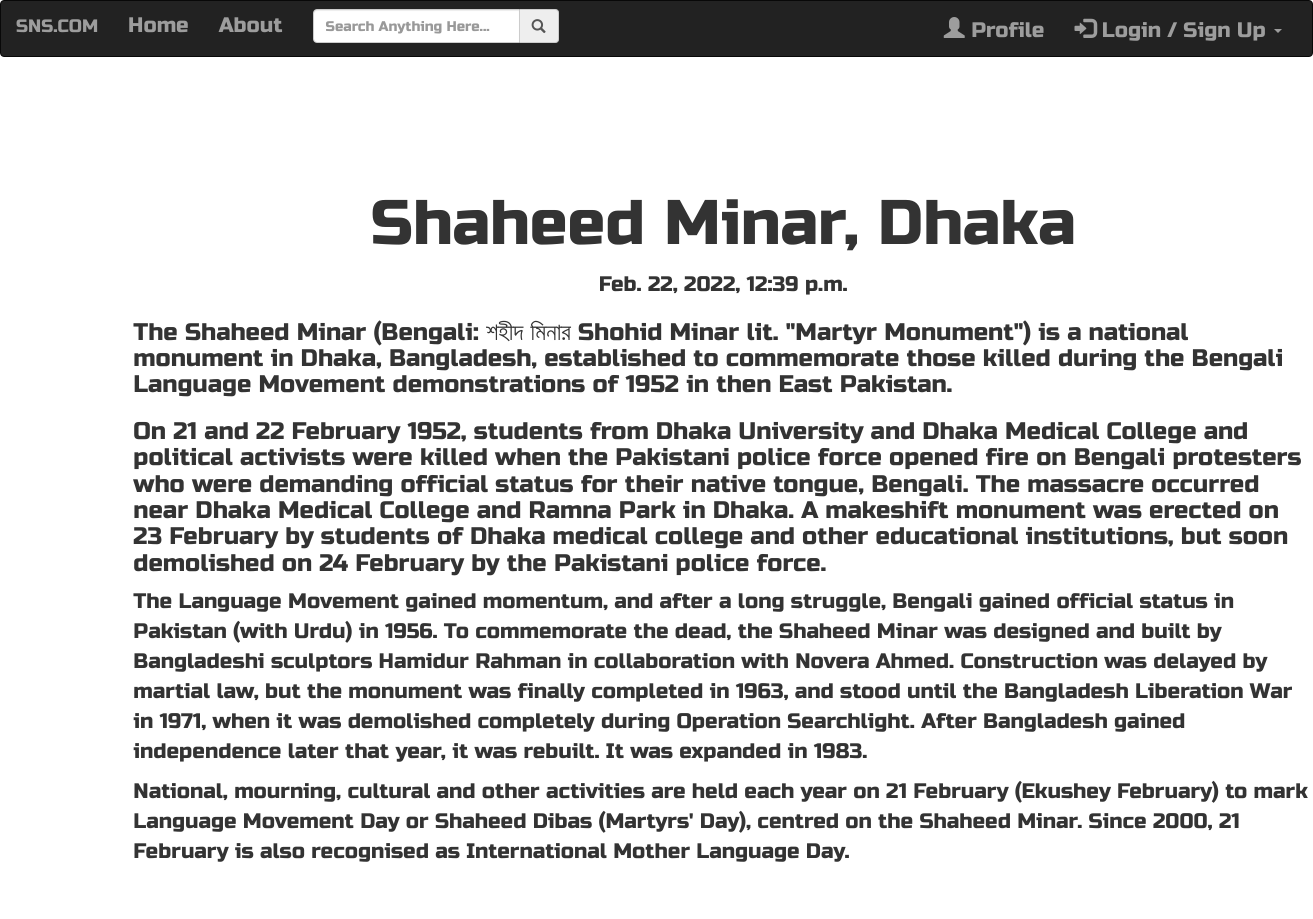
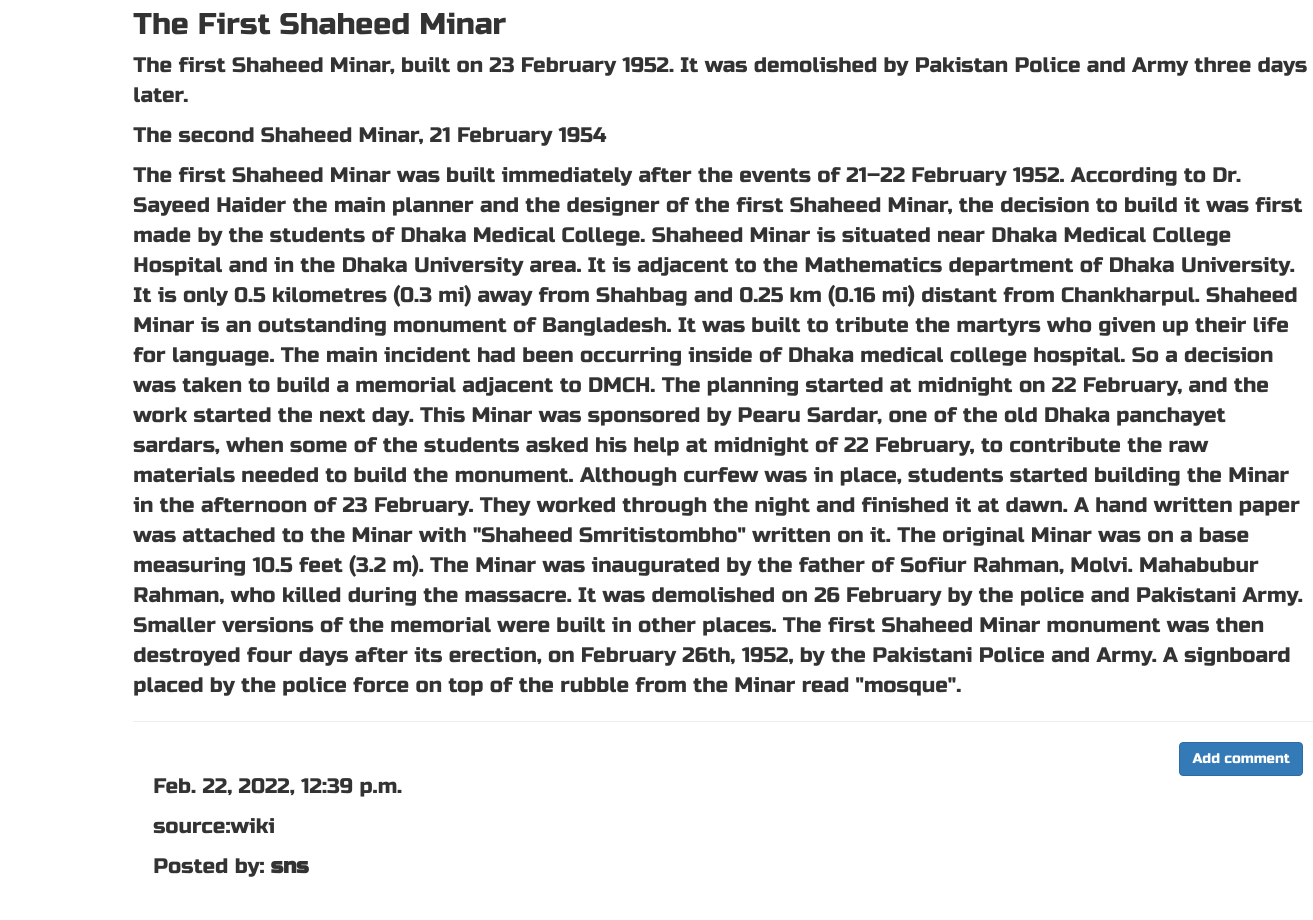
The page /post/8/ on the database its author committed (2 pictures, top to bottom).
### blog_app/models.py (models this page shows, shortened)
class Post(models.Model):
    author = models.ForeignKey('auth.User', on_delete=models.CASCADE)
    title = models.CharField(max_length=200)
    text = models.TextField()
    create_date = models.DateTimeField(default=timezone.now)
    published_date = models.DateTimeField(blank = True, null = True)

class Comment(models.Model):
    post = models.ForeignKey('blog_app.Post', related_name='comments', on_delete=models.CASCADE)
    author = models.CharField(max_length=200)
    text = models.TextField()
    create_date = models.DateTimeField(default=timezone.now)
    approved_comment = models.BooleanField(default=False)

### blog_app/views.py (the view)
# urls.py: path('post/<int:pk>/', views.PostDetailView.as_view(), name = 'detail_post'),
class PostDetailView(DetailView):
    model = Post

### blog_app/templates/blog_app/post_detail.html (shortened to what this page needs)
{% extends 'blog_App/base.html' %}
{% block content %}
        <h1 class='posttitle loader'>{{ post.title }}</h1>
        {% if post.published_date %}
            <div class="date postdate">
                {{ post.published_date }}
            </div>
        {% else %}
            <a class="btn btn-default" href="{% url 'post_publish' pk=post.pk %}">Publish</a>
        {% endif %}
      <p class='postcontent' >{{ post.text|safe|linebreaksbr }}</p>
  <hr>
  <a class="btn btn-primary btn-comment" href="{% url 'add_comment' pk=post.pk %}">Add comment</a>
  <div class="container">
  {% for comment in post.comments.all %}
  <br>
              {{ comment.create_date }}
          <p>{{ comment.text|safe|linebreaks }}</p>
          <p>Posted by: <strong>{{ comment.author }}</strong></p>
  {% empty %}
      <p>No comments posted.</p>
  {% endfor %}
</div>
{% endblock %}

### blog_app/templates/blog_app/base.html (shortened to what this page needs)
<!doctype html>
{% load static  %}
<html lang="en">
  <head>
    <link rel="stylesheet" href="https://maxcdn.bootstrapcdn.com/bootstrap/3.3.7/css/bootstrap.min.css">
       <link rel="stylesheet" href="//cdn.jsdelivr.net/medium-editor/latest/css/medium-editor.min.css" type="text/css" media="screen" charset="utf-8">
       <link rel="stylesheet" href="{% static 'css/blog_app.css' %}">
  </head>
  <body class='loader'>
<div class="navbar navbar-inverse techfont custom-navbar">
        <div class="container-fluid">
            <div class="row">
                <div class="col-lg-12">
                    <div class="navbar-header">
                        <a href="{% url 'postList' %}" class="navbar-brand  ">SNS.COM</a>
                    </div>
                    <div class="navbar-collapse collapse" id="mobile_menu">
                        <ul class="nav navbar-nav">
                            <li ><a href="{% url 'postList' %}">Home</a></li>
                            <li><a href="{% url 'about' %}">About</a></li>
                        </ul>
                        <ul class="nav navbar-nav">
                            <li>
                                <form action="" class="navbar-form">
                                    <div class="form-group">
                                        <div class="input-group">
                                            <input type="search" name="search" id="" placeholder="Search Anything Here..." class="form-control">
                                            <span class="input-group-addon"><span class="glyphicon glyphicon-search"></span></span>
                                        </div>
                                    </div>
                                </form>
                            </li>
                        </ul>
                        <ul class="nav navbar-nav navbar-right">
                            {% if user.is_authenticated %}
                            <li><a href="#"><span class="glyphicon glyphicon-user"></span> {{user.username}}</a></li>
                            <li><a href="#" class="dropdown-toggle" data-toggle="dropdown"><span class="glyphicon glyphicon-plus"></span> More <span class="caret"></span></a>
                                <ul class="dropdown-menu">
                                    <li><a href="{% url 'postList' %}">My Posts</a></li>
                                    <li><a href="{% url 'drafts' %}">Drafts</a></li>
                                    <li><a href="{% url 'create_post' %}">New Post</a></li>
                                    <li><a href="{% url 'logout' %}">Logout</a></li>
                                </ul>
                            {% else %}
                            <li><a href="#"><span class="glyphicon glyphicon-user"></span> Profile</a></li>
                            <li><a href="#" class="dropdown-toggle" data-toggle="dropdown"><span class="glyphicon glyphicon-log-in"></span> Login / Sign Up <span class="caret"></span></a>
                                {% endif %}
                            </li>
                        </ul>
                    </div>
                </div>
            </div>
        </div>
    </div>
<div  class='centerstage techfont' >
    {% block content  %}
    {% endblock  %}
</div>
  </body>
</html>

### blog_app/static/css/blog_app.css (style rules this page uses)
.techfont { font-family: 'Russo One', sans-serif; font-size: 1.5em; margin-bottom: 10px; }
.postdate { text-align: center; }
.posttitle { font-family: 'Russo One', sans-serif; font-size: 3em; text-align: center; }
.postcontent { font-family: 'Montserrat'; font-size: 1.5em; }
.centerstage { margin: 100pt; margin-right: auto; }
.btn-comment { position: absolute; right: 10px; }
.loader { filter:hue-rotate(0deg); color: linear-gradient(45deg,#0f8,#08f); animation:hue 5000ms infinite linear; }

### rows shown on the page
Post: title "Shaheed Minar, Dhaka", published_date "Feb. 22, 2022, 12:39 p.m.", text "The Shaheed Minar (Bengali: শহীদ মিনার Shohid Minar lit. \"Martyr Monument\") is a national monument in Dhaka, Bangladesh, established to commemorate those killed during the Bengali Language Movement demonstrations of 1952 in then East Pakistan. On 21 and 22 February 1952, students from Dhaka University and Dhaka Medical College and political activists were killed when the Pakistani police force opened fire on Bengali protesters who were demanding official status for their native tongue, Bengali. The massacre occurred near Dhaka Medical College and Ramna Park in Dhaka. A makeshift monument was erected on 23 February by students of Dhaka medical college and other educational institutions, but…"
Comment: create_date "Feb. 22, 2022, 12:39 p.m.", text "source:wiki", author "sns"
